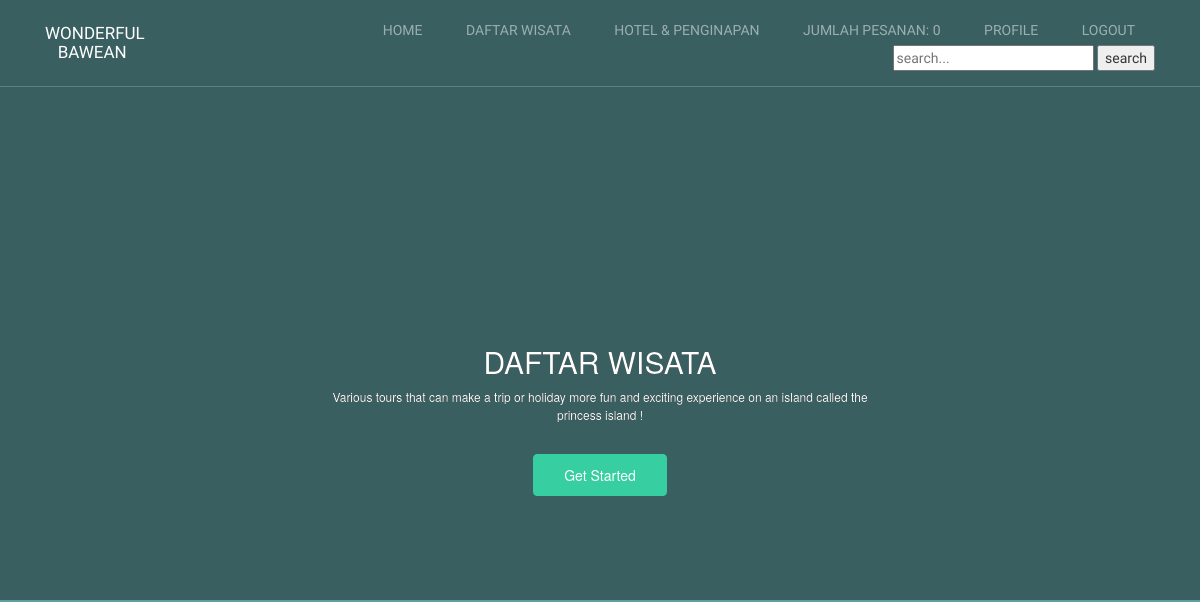
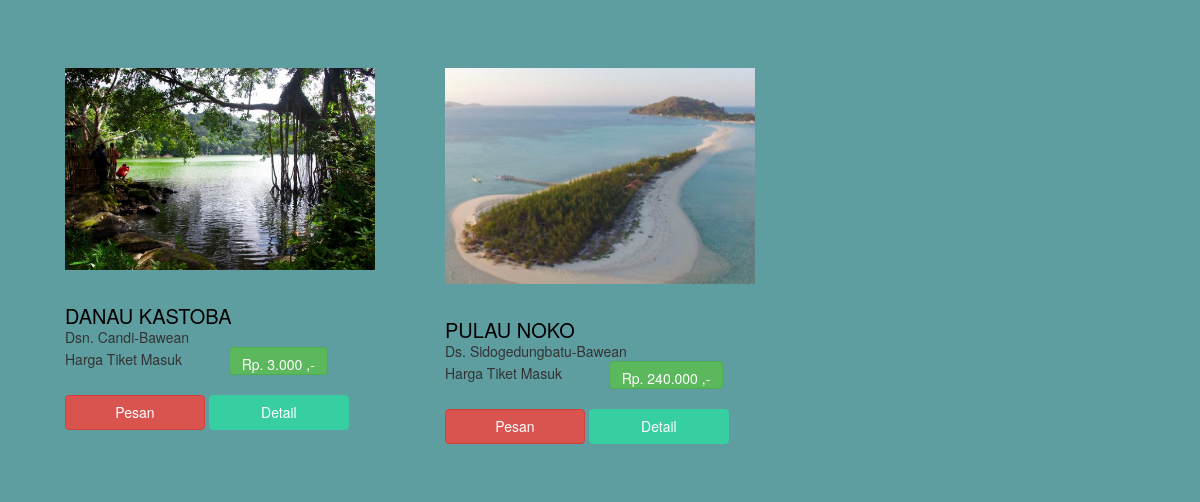
/index.php/c_wisata/daftar_wis, run on an earlier commit of the app's database (2 pictures, top to bottom).
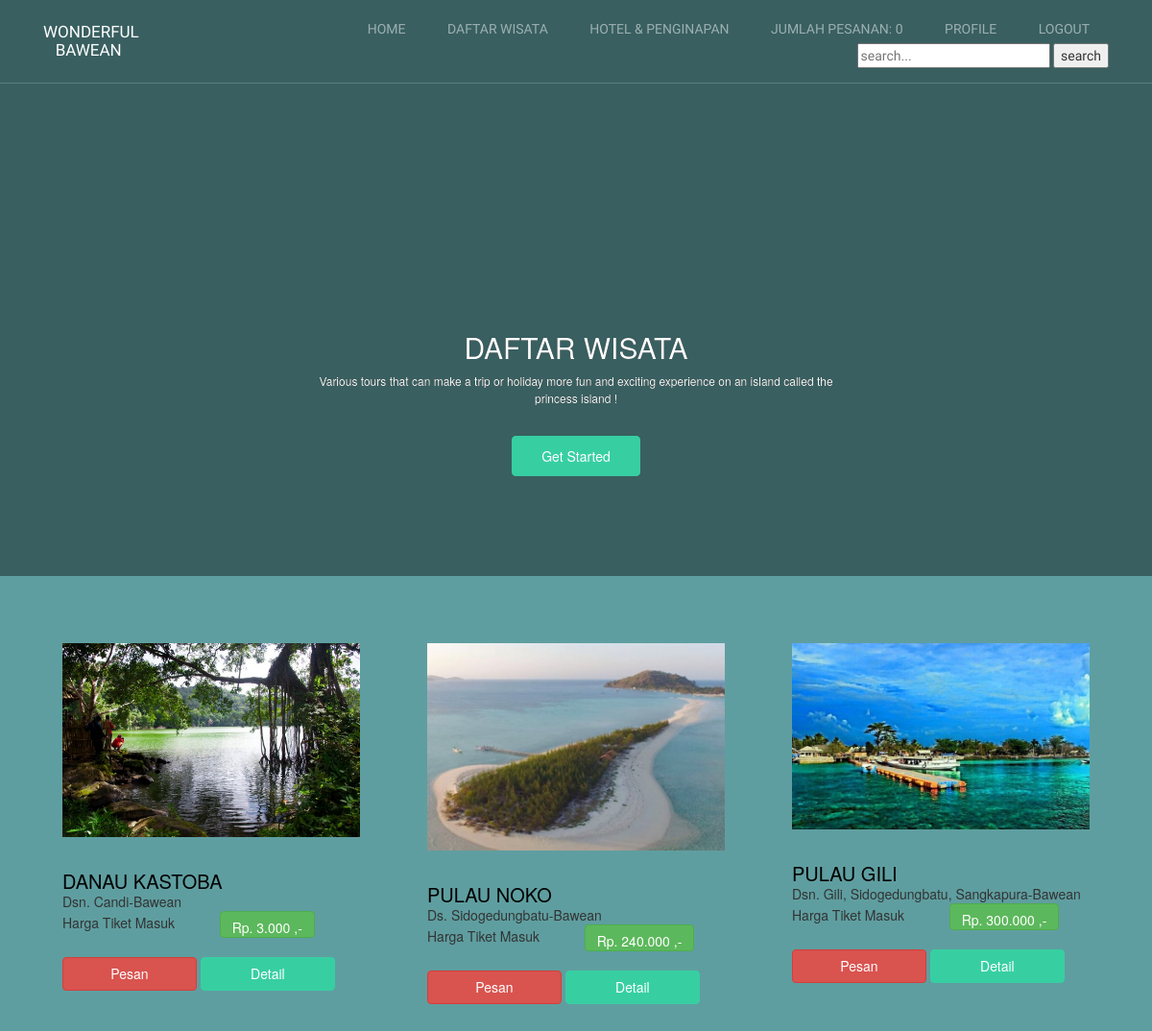
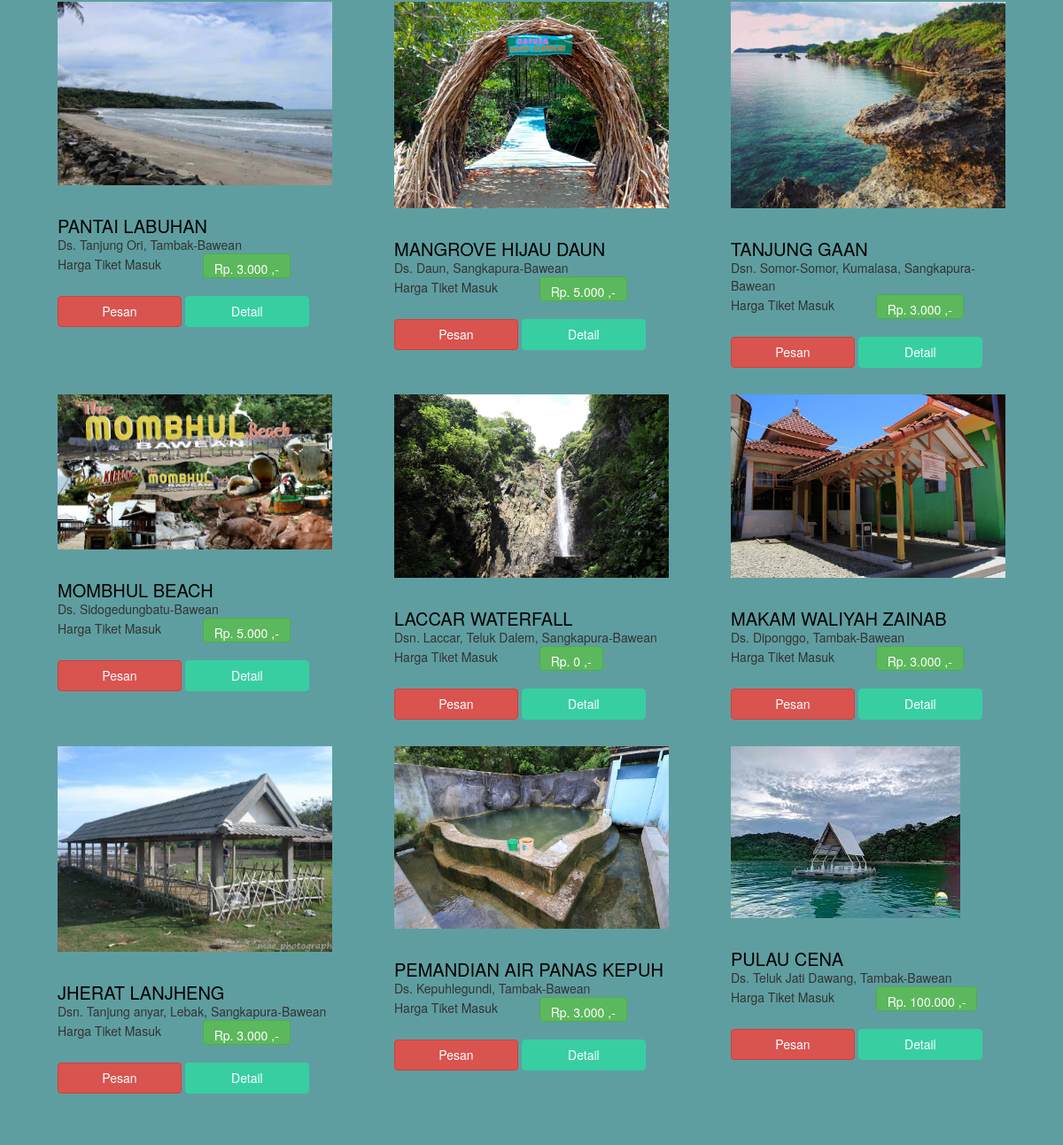
And on a later commit of the database (2 pictures, top to bottom).
### tables this page shows
CREATE TABLE `wisata` (
  `wis_id` int(11) NOT NULL,
  `wis_nama` varchar(200) NOT NULL,
  `wis_img` varchar(200) NOT NULL,
  `wis_desc_short` text NOT NULL,
  `wis_desc_long` text NOT NULL,
  `wis_hrg_weekday` decimal(10,0) NOT NULL,
  `wis_status` int(11) NOT NULL
);

### application/controllers/C_wisata.php (called while the page is built, shortened)
<?php
class C_wisata extends CI_Controller {
	function __construct(){
		$this->load->model('M_wisata');
		$this->load->model('M_login');
		$this->load->library('form_validation');
	}
	public function daftar_wis(){
		$data['wisata'] = $this->M_wisata->tampil_data()->result();
		$this->load->view('templates/header');
		$this->load->view('templates/sidebar');
		$this->load->view('user/daf_wis', $data);
		$this->load->view('templates/footer');
	}
}

### index.php (called while the page is built, shortened)
<?php
require_once BASEPATH.'core/CodeIgniter.php';

### application/models/M_wisata.php (called while the page is built, shortened)
<?php
class M_wisata extends CI_Model
{
	public function tampil_data()
	{
		return $this->db->get('wisata');
	}
}

### application/views/user/daf_wis.php (the view)
<div class="site-block-wrap" style="height: 5em">
  <div class="owl-carousel with-dots">
    <div class="site-blocks-cover overlay overlay" style="background-color: #5F9EA0; height: 5em" data-aos="fade" id="home-section">
      <div class="container">
        <div class="row align-items-center justify-content-center">
          <div class="col-md-6 mt-lg-5 text-center">
            <h1 class="text-shadow">DAFTAR WISATA</h1>
            <p class="mb-5 text-shadow">Various tours that can make a trip or holiday more fun and exciting experience on an island called the princess island !</p>
            <p><a href="#daftar-wisata-section" class="btn btn-primary px-5 py-3">Get Started</a></p>
          </div>
        </div>
      </div>
    </div>
  </div>
</div>
<div class="site-section" id="daftar-wisata-section">
    <div class="container">
      <div class="row large-gutters">
      	<?php foreach ($wisata as $wis) : ?>
        <div class="col-md-6 col-lg-4 mb-5 mb-lg-5 ">
          <div class="ftco-media-1">
            <div class="ftco-media-1-inner">
              <a href="#" class="d-inline-block mb-4"><img src="<?php echo base_url().'/assets/image/'.$wis->wis_img ?>" alt="FImageo" class="img-fluid"></a>
              <div class="ftco-media-details">
                <h3><?php echo $wis->wis_nama ?></h3>
                <p><?php echo $wis->wis_desc_short ?></p>
                Harga Tiket Masuk &nbsp;&nbsp;&nbsp;&nbsp;&nbsp;&nbsp;&nbsp;&nbsp;&nbsp;&nbsp; <span class="btn btn-bg btn-success" style="height: 2em"> Rp. <?php echo number_format($wis->wis_hrg_weekday, 0,',','.')  ?> ,-</span><br><br>
                <?php echo anchor('C_wisata/pesan_wis/'.$wis->wis_id, '<div class="btn btn-bg btn-danger" style="width: 10em; height: 2.5em">Pesan</div>') ?>
                <?php echo anchor('C_wisata/detail_wis/'.$wis->wis_id, '<div class="btn btn-bg btn-primary" style="width: 10em; height: 2.5em ">Detail</div>') ?>
              </div>
            </div>
          </div>
        </div>
        	<?php endforeach; ?>
      </div>
    </div>
  </div>

### application/views/templates/header.php (shortened to what this page needs)
<!DOCTYPE html>
<html lang="en">
  <head>
    <link rel="stylesheet" href="<?php echo base_url() ?>fonts/icomoon/style.css">
    <link rel="stylesheet" href="<?php echo base_url() ?>assets/css/bootstrap.min.css">
    <link rel="stylesheet" href="<?php echo base_url() ?>assets/css/jquery-ui.css">
    <link rel="stylesheet" href="<?php echo base_url() ?>assets/css/owl.carousel.min.css">
    <link rel="stylesheet" href="<?php echo base_url() ?>assets/css/owl.theme.default.min.css">
    <link rel="stylesheet" href="<?php echo base_url() ?>assets/css/owl.theme.default.min.css">
    <link rel="stylesheet" href="<?php echo base_url() ?>assets/css/jquery.fancybox.min.css">
    <link rel="stylesheet" href="<?php echo base_url() ?>assets/css/bootstrap-datepicker.css">
    <link rel="stylesheet" href="<?php echo base_url() ?>assets/fonts/flaticon/font/flaticon.css">
    <link rel="stylesheet" href="<?php echo base_url() ?>assets/css/aos.css">
    <link rel="stylesheet" href="<?php echo base_url() ?>assets/css/style.css">
    <link rel="stylesheet" href="<?php echo base_url() ?>assets/css/profile-style.css"/>
    <link rel="stylesheet" href="<?php echo base_url() ?>assets/css/faq-style.css"/>
    <link href="//netdna.bootstrapcdn.com/bootstrap/3.1.0/css/bootstrap.min.css" rel="stylesheet" id="bootstrap-css">
  </head>
  <body data-spy="scroll" data-target=".site-navbar-target" data-offset="300" style="background-color: #5F9EA0">

### application/views/templates/sidebar.php (shortened to what this page needs)
<div class="site-wrap">
   <header class="site-navbar py-4 js-sticky-header site-navbar-target" role="banner">
     <div class="container">
       <div class="row align-items-center">
         <div class="col-6 col-xl-2">
           <h1 class="mb-0 site-logo m-0 p-0"><a href="#" class="mb-0">wonderful <br>&nbsp;&nbsp;&nbsp;bawean</a></h1>
         </div>
         <div class="col-12 col-md-10 d-none d-xl-block">
           <nav class="site-navigation position-relative text-right" role="navigation">
             <ul class="site-menu main-menu js-clone-nav mr-auto d-none d-lg-block">
               <li><a href="<?= base_url('C_wisata/index'); ?>" class="nav-link">Home</a></li>
               <li><a href="<?= base_url('C_wisata/daftar_wis'); ?>" class="nav-link">Daftar Wisata</a></li>
               <li><a href="<?= base_url('C_hotel/index'); ?>" class="nav-link">Hotel & Penginapan</a></li>
               <li><?php $pes_wis ='Jumlah Pesanan: '.$this->cart->total_items() ?> <?php echo anchor('C_wisata/detail_pes_wis', $pes_wis) ?></a></li>
               <li><a href="<?= base_url('C_wisata/profil'); ?>" class="nav-link">Profile</a></li>
               <li><a href="<?= base_url('C_login/logout'); ?>" class="nav-link">Logout</a></li>
               <li><form action="search" method="post">
               <input type="text" name="keyword" placeholder="search...">
               <input type="submit" name="submit_search" value="search">
             </form></li>
             </ul>
           </nav>
         </div>
       </div>
     </div>
   </header>
 </div>

### application/views/templates/footer.php (shortened to what this page needs)
  </body>
</html>

### assets/css/style.css (style rules this page uses)
html { overflow-x: hidden; }
body { line-height: 1.7; color: gray; font-weight: 400; font-size: 1rem; }
a { -webkit-transition: .3s all ease; -o-transition: .3s all ease; transition: .3s all ease; }
h1, h2, h3, h4, h5, .h1, .h2, .h3, .h4, .h5 { font-family: "Oswald", sans-serif; font-weight: 300 !important; text-transform: uppercase; }
.site-wrap:before { display: none; -webkit-transition: .3s all ease-in-out; -o-transition: .3s all ease-in-out; transition: .3s all ease-in-out; background: rgba(0, 0, 0, 0.6); content: ""; position: absolute; z-index: 2000; top: 0; left: 0; right: 0; bottom: 0; opacity: 0; visibility: hidden; }
.btn { font-size: 16px; border-radius: 4px; padding: 10px 30px; }
.btn.btn-primary { background: #37cfa2; border-color: #37cfa2; color: #fff; }
.site-section { padding: 2.5em 0; }
@media (min-width: 768px) { .site-section { padding: 5em 0; } }
.site-navbar { margin-bottom: 0px; z-index: 1999; position: absolute; width: 100%; }
.site-navbar ul { font-family: "Oswald", sans-serif; text-transform: uppercase; font-weight: 300; }
.site-navbar .site-logo { position: relative; left: 0; font-size: 1.7rem; font-weight: 900; text-transform: uppercase; font-family: "Oswald", sans-serif; }
.site-navbar .site-logo a { color: #fff; }
.site-navbar .site-navigation .site-menu { margin-bottom: 0; }
.site-navbar .site-navigation .site-menu a { text-decoration: none !important; display: inline-block; }
.site-navbar .site-navigation .site-menu > li { display: inline-block; }
.site-navbar .site-navigation .site-menu > li > a { padding: 5px 20px; color: rgba(255, 255, 255, 0.5); display: inline-block; text-decoration: none !important; }
.site-mobile-menu .site-nav-wrap { padding: 0; margin: 0; list-style: none; position: relative; }
.site-mobile-menu .site-nav-wrap a { padding: 10px 20px; display: block; position: relative; color: #212529; }
.site-mobile-menu .site-nav-wrap li { position: relative; display: block; }
.site-mobile-menu .site-nav-wrap > li { display: block; position: relative; float: left; width: 100%; }
.site-mobile-menu .site-nav-wrap > li > a { padding-left: 20px; font-size: 20px; }
.sticky-wrapper .site-navbar { -webkit-transition: .3s all ease; -o-transition: .3s all ease; transition: .3s all ease; }
.sticky-wrapper .site-navbar { border-bottom: 1px solid rgba(255, 255, 255, 0.2); }
.sticky-wrapper .site-navbar .site-logo a { color: #fff; }
.sticky-wrapper .site-navbar ul li a { color: rgba(255, 255, 255, 0.7); }
.site-block-wrap { min-height: 600px; height: calc(100vh); background: #222; }
.site-blocks-cover { background-size: cover; background-repeat: no-repeat; background-position: top; background-position: center center; }
.site-blocks-cover > .container { z-index: 2; position: relative; }
.site-blocks-cover.overlay { position: relative; }
.site-blocks-cover.overlay:before { z-index: 1; position: absolute; content: ""; left: 0; bottom: 0; right: 0; top: 0; background: rgba(0, 0, 0, 0.4); }
.site-blocks-cover .text-shadow { text-shadow: 0px 0px 0px #000; }
.site-blocks-cover, .site-blocks-cover > .container > .row { min-height: 600px; height: calc(100vh); }
.site-blocks-cover h1 { font-size: 3rem; font-weight: 400; color: #fff; font-weight: 900; }
.site-blocks-cover p { color: white; font-size: 1.2rem; line-height: 1.5; font-weight: 300; }
.position-relative { position: relative; }
.large-gutters { margin-right: -35px; margin-left: -35px; }
.large-gutters > [class*="col-"] { padding-right: 35px; padding-left: 35px; }
.ftco-media-1 > .ftco-media-1-inner { position: relative; }
.ftco-media-1 > .ftco-media-1-inner:after { position: absolute; content: ""; right: 0px; bottom: 0px; top: 20px; background: #000; width: 100%; z-index: -1; -webkit-transition: .3s all ease; -o-transition: .3s all ease; transition: .3s all ease; opacity: 0; visibility: hidden; }
.ftco-media-1 .ftco-media-details { -webkit-transition: .3s all ease; -o-transition: .3s all ease; transition: .3s all ease; }
.ftco-media-1 h3 { font-size: 20px; color: #000; margin-bottom: 0; }
.ftco-media-1 p { margin-bottom: 0; }

What changed in the data, as far as the page shows it:
added wisata: wis_img (picture), wis_nama "PULAU GILI", wis_desc_short "Dsn. Gili, Sidogedungbatu, Sangkapura-Bawean", wis_hrg_weekday "300.000", wis_id "Pesan", wis_id "Detail"
added wisata: wis_img (picture), wis_nama "PANTAI LABUHAN", wis_desc_short "Ds. Tanjung Ori, Tambak-Bawean", wis_hrg_weekday "3.000", wis_id "Pesan", wis_id "Detail"
added wisata: wis_img (picture), wis_nama "MANGROVE HIJAU DAUN", wis_desc_short "Ds. Daun, Sangkapura-Bawean", wis_hrg_weekday "5.000", wis_id "Pesan", wis_id "Detail"
added wisata: wis_img (picture), wis_nama "TANJUNG GAAN", wis_desc_short "Dsn. Somor-Somor, Kumalasa, Sangkapura-Bawean", wis_hrg_weekday "3.000", wis_id "Pesan", wis_id "Detail"
added wisata: wis_img (picture), wis_nama "MOMBHUL BEACH", wis_desc_short "Ds. Sidogedungbatu-Bawean", wis_hrg_weekday "5.000", wis_id "Pesan", wis_id "Detail"
added wisata: wis_img (picture), wis_nama "LACCAR WATERFALL", wis_desc_short "Dsn. Laccar, Teluk Dalem, Sangkapura-Bawean", wis_hrg_weekday "0", wis_id "Pesan", wis_id "Detail"
added wisata: wis_img (picture), wis_nama "MAKAM WALIYAH ZAINAB", wis_desc_short "Ds. Diponggo, Tambak-Bawean", wis_hrg_weekday "3.000", wis_id "Pesan", wis_id "Detail"
added wisata: wis_img (picture), wis_nama "JHERAT LANJHENG", wis_desc_short "Dsn. Tanjung anyar, Lebak, Sangkapura-Bawean", wis_hrg_weekday "3.000", wis_id "Pesan", wis_id "Detail"
added wisata: wis_img (picture), wis_nama "PEMANDIAN AIR PANAS KEPUH", wis_desc_short "Ds. Kepuhlegundi, Tambak-Bawean", wis_hrg_weekday "3.000", wis_id "Pesan", wis_id "Detail"
added wisata: wis_img (picture), wis_nama "PULAU CENA", wis_desc_short "Ds. Teluk Jati Dawang, Tambak-Bawean", wis_hrg_weekday "100.000", wis_id "Pesan", wis_id "Detail"
